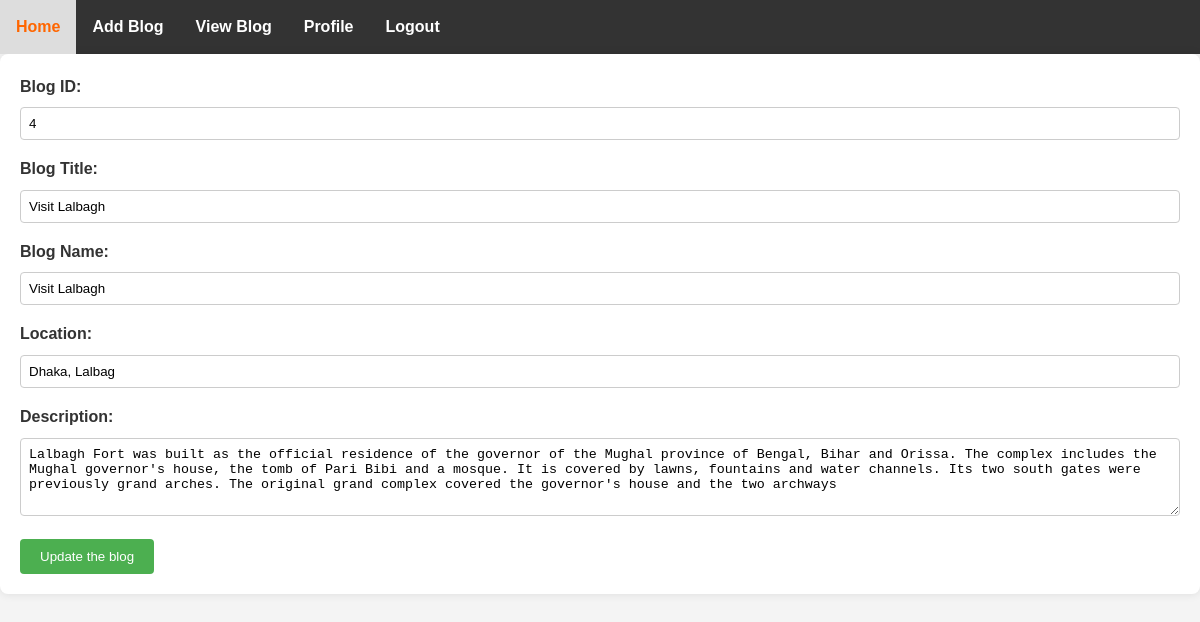
Page /editBlog/4 (signed in) on the committed database.
### myapp/models.py (models this page shows, shortened)
class BlogHub(models.Model):
    blog_title=models.CharField(max_length=100,null=True)
    blogger_bio=models.CharField(max_length=100,null=True)
    location=models.CharField(max_length=100,null=True)
    description=models.TextField()
    create_at = models.DateTimeField(auto_now_add=True,null=True)
    blog_creator = models.ForeignKey(Custom_User,on_delete=models.CASCADE)

### myProject/views.py (the view)
# urls.py: path('editBlog/<str:myid>',editBlog,name='editBlog'),
def editBlog(request,myid):
    blog=BlogHub.objects.filter(id=myid)
    return render(request,'Viewers/editblog.html',{'blog':blog})

### Template/Viewers/editblog.html (shortened to what this page needs)
{% extends "dashboard.html" %}
{% block content %}
<!DOCTYPE html>
<html lang="en">
<head>
</head>
<body>
    <form action="{% url 'updateBlog' %}" method='POST'>
        {% for i in blog %}
        <label for="jobTitle">Blog ID:</label>
        <input type="text" value="{{i.id}}" id="jobTitle" name="blogid" required>
        <label for="blogTitle">Blog Title:</label>
        <input type="text" value="{{i.blog_title}}" id="blogTitle" name="blogTitle" required>
        <label for="blogName">Blog Name:</label>
        <input type="text" value="{{i.blog_title}}" id="blogName" name="blogName" required>
        <label for="location">Location:</label>
        <input type="text" value="{{i.location}}" id="location" name="location" required>
        <label for="description">Description:</label>
        <textarea id="description"  name="description" rows="4" required>{{i.description}}</textarea>
        <button type="submit">Update the blog</button>
        {% endfor %}
    </form>
</body>
</html>
{% endblock content %}

### Template/dashboard.html (style rules this page uses)
body { font-family: Arial, sans-serif; margin: 0; padding: 0; }
* { margin: 0; padding: 0; box-sizing: border-box; }
body { font-family: Arial, sans-serif; background-color: #f4f4f4; line-height: 1.6; color: #333; }

### Template/Viewers/editblog.html (style rules this page uses)
form { background-color: #fff; padding: 20px; border-radius: 8px; box-shadow: 0 0 10px rgba(0, 0, 0, 0.1); }
label { display: block; margin-bottom: 8px; font-weight: bold; }
input, textarea { width: 100%; padding: 8px; margin-bottom: 16px; box-sizing: border-box; border: 1px solid #ccc; border-radius: 4px; }
button { background-color: #4caf50; color: #fff; padding: 10px 20px; border: none; border-radius: 4px; cursor: pointer; }

### rows in the picture
BlogHub: blogid "4", blogTitle "Visit Lalbagh", blogName "Visit Lalbagh", location "Dhaka, Lalbag", description "Lalbagh Fort was built as the official residence of the governor of the Mughal province of Bengal, Bihar and Orissa. The complex includes the Mughal governor's house, the tomb of Pari Bibi and a mosque. It is covered by lawns, fountains and water channels. Its two south gates were previously grand arches. The original grand complex covered the governor's house and the two archways"
